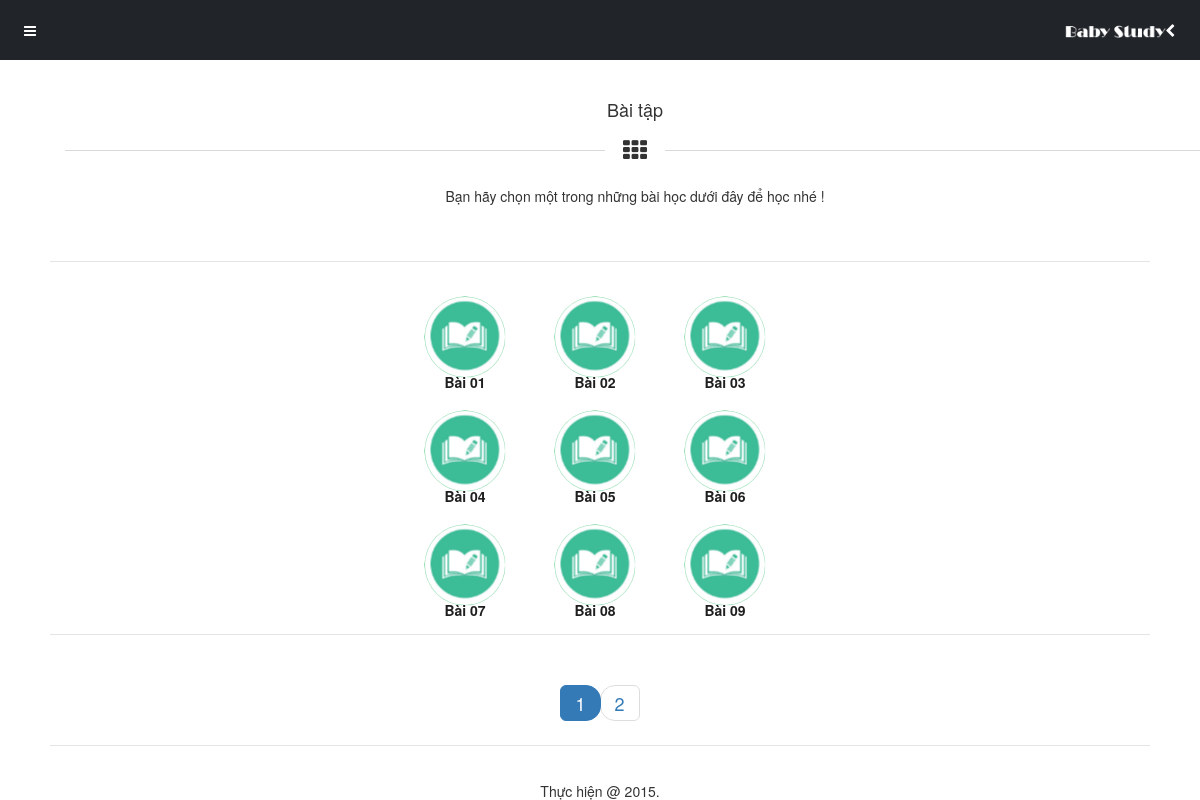
Screenshot of /Source-code/danhsachbaitap.php?page=1 (signed in) with the database file from the repository.
### tables this page shows
CREATE TABLE IF NOT EXISTS `baitap` (
  `bt_ID` int(11) NOT NULL AUTO_INCREMENT,
  `bt_TieuDe` varchar(150) DEFAULT NULL,
  `bt_NgayTao` datetime DEFAULT NULL,
  PRIMARY KEY (`bt_ID`)
);

### Source-code/dataconfig/dataprovider.php (called while the page is built, shortened)
<?php
class DataProvider
{
  public static function GetRows($sql)
  {
	$connection = mysqli_connect(HOSTNAME,USERNAME,PASSWORD,DATABASE) or
      	die ("couldn't connect to localhost");
    mysqli_query($connection,"set names 'utf8'");
    $returnresult = null;
    $result = mysqli_query($connection,$sql);
	$i = 0;
	while ($row = mysqli_fetch_array($result))
	{
		$returnresult[$i++] = $row;
	}
    return $returnresult;
	}
	public static function NumRows($sql)
	{
		$connection = mysqli_connect(HOSTNAME,USERNAME,PASSWORD,DATABASE) or
      	die ("couldn't connect to localhost");
    mysqli_query($connection,"set names 'utf8'");
    $result = mysqli_query($connection,$sql);
	$row = mysqli_fetch_row($result);
    return $row[0];
	}
}
?>

### Source-code/include/inc-dsbaitap.php (the view, shortened to what this page needs)
            <div class="content">
            <div class="header-clear-large"></div>
                <div class="container heading-style-5">
                    <h4 class="heading-title">Bài tập</h4>
                    <i class="fa fa-th heading-icon"></i>
                    <p class="heading-subtitle">
                        Bạn hãy chọn một trong những bài học dưới đây để học nhé !
                    </p>
                </div>
                <div class="decoration"></div>
                <div class="thumbnail-menu">
					<?php
						include_once("dataconfig/dataprovider.php");
						if(!isset($_GET['page']))
						{
							$page = 1;
						}
						else
						{
							$page = $_GET['page'];
						}
						$max_results = 9;
						$from = (($page * $max_results) - $max_results);
						$sql = "SELECT bt_ID, bt_TieuDe FROM baitap LIMIT $from, $max_results";
						$result = DataProvider::GetRows($sql);
						if($result != null)
						{
							foreach ($result as $value) {
								?>
								<a href="baitap.php?bt=<?php echo $value['bt_ID']; ?>&td=<?php echo $value['bt_TieuDe']; ?>">
									<i class="bg-green-dark bg-hover-green-dark fa border-radius-img">
										<img class="img-responsive img-circle" src="images/pictures/sachbaitap.png">
									</i>
									<em style="position: absolute; top: 85%; left: 0; width: 100%; font-weight: bold;">
										<?php echo $value['bt_TieuDe'];?>
									</em>
								</a>
								<?php
							}
						}
					?>
                </div>
                <div class="decoration">
                </div>
				<div class="col-md-12 text-center">
<ul class="pagination pagination-lg pager" ><?php
$total_results = DataProvider::NumRows("SELECT COUNT(*) as Num FROM baitap");
$total_pages = ceil($total_results / $max_results);
for($i = 1; $i <= $total_pages; $i++){
?>
<?php
if($i == $_GET['page'])
{
	?>
								<li class="active">
								<a href="<?php echo $_SERVER['PHP_SELF']; ?>?page=<?php echo $i; ?>" class="page_link active">
									<?php echo $i; ?>
								</a>
								</li>
								<?php
}
else{
	?>
	<li class="">
	<a href="<?php echo $_SERVER['PHP_SELF']; ?>?page=<?php echo $i; ?>" class="">
									<?php echo $i; ?>
								</a>
								</li>
	<?php
}
?>
<?php
}
?>
</ul>
</div>
                <div class="decoration"></div>
                <?php
				include_once("include/inc-footer.php");
			?>
            </div>

### Source-code/styles/style.css (style rules this page uses)
.header-clear-large { height:90px; }
.thumbnail-menu a em { display:block; text-align:center; font-style:normal; }
.thumbnail-menu a { margin-bottom:20px; }
.thumbnail-menu a i { transition:all 200ms ease; -moz-transform: scale(0.9, 0.9); -webkit-transform: scale(0.9, 0.9); -o-transform: scale(0.9, 0.9); -ms-transform: scale(0.9, 0.9); transform: scale(0.9, 0.9); }
@media (min-width:460px) { .thumbnail-menu { width:400px; margin-left:auto; margin-right:auto; } }
@media (min-width:460px) { .thumbnail-menu a { width:90px; float:left; margin-left:20px; margin-right:20px; font-size:14px; color:#1f1f1f; font-weight:500; } }
@media (min-width:460px) { .thumbnail-menu a i { width:90px; height:90px; line-height:90px; border-radius:90px; text-align:center; font-size:27px; color:#FFFFFF; } }

### Source-code/styles/custom.css (style rules this page uses)
.border-radius-img img { border-radius: 90px !important; }

### rows the page displays
baitap: bt_TieuDe "Bài 01"
baitap: bt_TieuDe "Bài 02"
baitap: bt_TieuDe "Bài 03"
baitap: bt_TieuDe "Bài 04"
baitap: bt_TieuDe "Bài 05"
baitap: bt_TieuDe "Bài 06"
baitap: bt_TieuDe "Bài 07"
baitap: bt_TieuDe "Bài 08"
baitap: bt_TieuDe "Bài 09"
